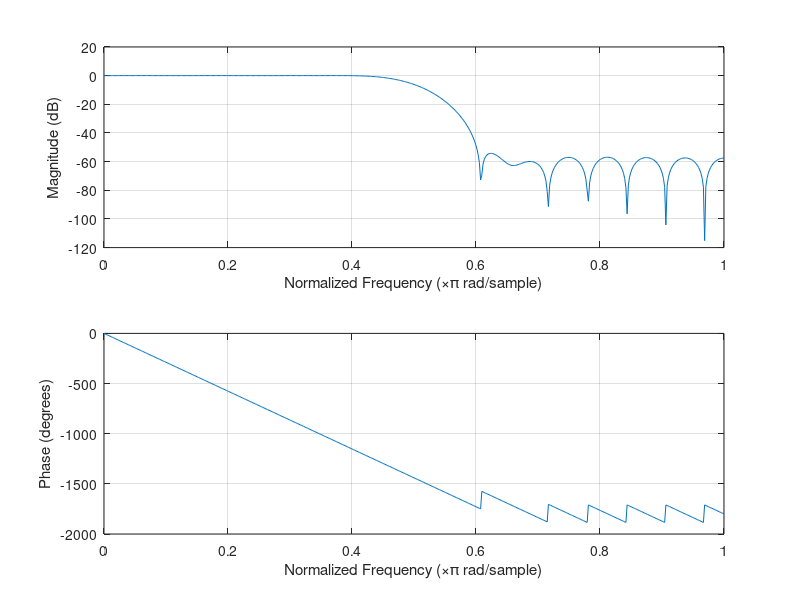

Source code (MATLAB):
% File Name : filter_lpf_3khz
% Author    : Moh. Tamamul Firdaus
% Date      : 21 April 2020

clear all;
n = 32; %orde filter
fs = 40000; %frekuensi sampling
fc = 10000; %frekuensi cut-off
Wn = fc/(fs/2);
b = fir1(n,Wn,'low'); %perhitungan koefisien filter dengan FIR
freqz(b); %plot Magnitude dan Phase
